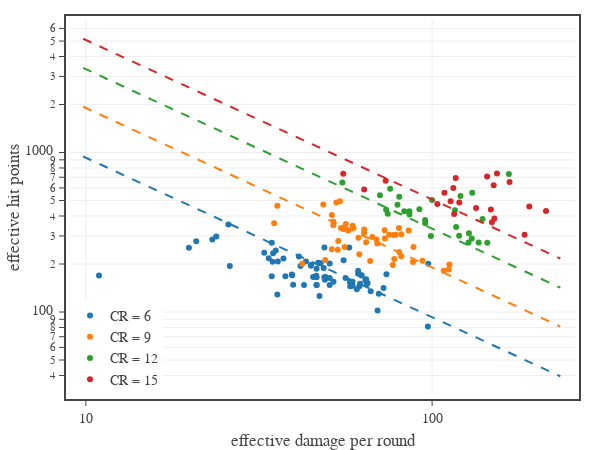

The code cell stored with this chart in its notebook:
### Code cell
# eDPR vs eHP
CRs = [6,9,12,15]
cats = ['generic','legendary','unique']
colors = ['#1f77b4', '#ff7f0e', '#2ca02c', '#d62728', '#9467bd', 
          '#8c564b', '#e377c2', '#7f7f7f', '#bcbd22', '#17becf']
colors = colors[0:len(CRs)]

mask = df0['CR'].isin(CRs) & df0['Category'].isin(cats)
xMin = np.min(df0.loc[mask, 'eDPR'])
xMax = np.max(df0.loc[mask, 'eDPR'])
yMin = np.min(df0.loc[mask, 'eHP'])
yMax = np.max(df0.loc[mask, 'eHP'])

# create figure
fig = go.Figure(
    layout=go.Layout(
        template=TFB_TEMPLATE,
        width=600,
        margin=dict(l=70, r=25, b=55, t=20, pad=4),
        xaxis=dict(
            title_text='effective damage per round',
            type='log',
            #range=np.log10([0.95*xMin,1.05*xMax]), 
            #tick0=1, dtick=0.1,
            #minor=dict(tick0=0, dtick=0.1),
        ),
        yaxis=dict(
            title_text='effective hit points',
            type='log',
            #range=np.log10([0.95*yMin,1.05*yMax]), 
            #tick0=0, dtick=1,
            #minor=dict(tick0=0, dtick=0.1),
        ),
        legend=dict(
            xanchor='left', yanchor='bottom',
            x=0.00, y=0.00,
            orientation='v',
            tracegroupgap=0,
        )
    )
)


for cr, c in zip(CRs, colors):
    df1 = df0[df0['CR'].isin([cr]) & df0['Category'].isin(cats)]
    fig.add_trace(go.Scatter(
        x=df1['eDPR'], y=df1['eHP'],
        mode='markers', 
        name=f'CR = {cr:.0f}',
        legendgroup=f'CR = {cr:.0f}',
        marker_color=c,
        hovertemplate=f'<b>CR {cr:.0f}</b><br>' + 'eDPR %{x:,.0f}<br>' + 'eHP %{y:,.0f}<br>' + '<extra></extra>',
    ))

x = np.linspace(0.9*xMin, 1.1*xMax, 50, endpoint=True)
XP = dfD['XP'].values
for cr, c in zip(CRs, colors):
    fig.add_trace(go.Scatter(
        x=x, y=4*dfD.loc[cr]['eXP Mean']/x,
        mode='lines', 
        line=dict(color=c, dash='dash'),
        showlegend=False,
        name=f'CR = {cr:.0f}',
        legendgroup=f'CR = {cr:.0f}',
        hoverinfo='skip',
    ))

# show figure
fig.update_layout(width=600, height=450)
fig.show(config=TFB_CONFIG)

# save figures
if SAVEFIGS:
    #fig.update_layout(autosize=True, width=None, height=None)
    #save_fig_html(fig, format='large', name=f'./fig-ehp-vs-edpr-log-large')
    #save_fig_html(fig, format='small', name=f'./fig-ehp-vs-edpr-log-small')
    pass
